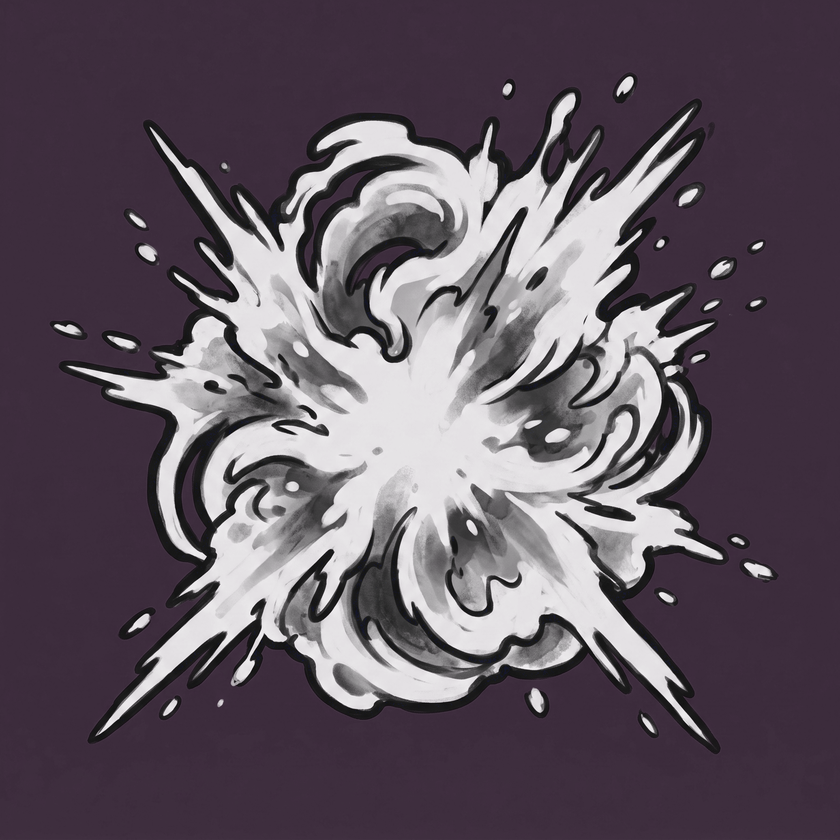
#> input picture projects/ashes-to-stars/art/out_p23_fx/fx_hit.png, 840 x 840 px, shrunk from 2048 x 2048 before the run
$ python optimize_fx_hit.py
#> lines starting #> are read from the running program, lines starting #| are printed output that depends on the picture; after the words box and inside, x2 and y2 are one past the last pixel; in counts of white or black regions, pixels touching at a corner belong together
### projects/ashes-to-stars/art/knock_bg.py
"""스프라이트 배경 제거 — 마젠타가 없어도 작동한다.

왜 생겼나(2026-08-18 실측, 클로드): spec_p22 첫 6장은 칸 안이 흰색·회색·남색이고
마젠타는 칸 사이 줄뿐이거나 아예 없었다. `chroma_key`는 #FF00FF만 지운다.
흰 배경을 '흰 픽셀 전부'로 지우면 할로우 가면(뼈색 흰색)이 같이 판다.

규칙:
  1. 마젠타(#FF00FF 근처)는 거리로 지운다(기존 크로마 + 디스필).
  2. 남은 불투명이 가장자리에 닿아 있고 그 색이 배경처럼 보이면, **가장자리에서만**
     같은 색을 따라 지운다. 검은 외곽선이 가면을 지킨다.
  3. 작은 덩어리(WALK L 같은 라벨)는 버린다.
  4. 너무 많이 지워지면 되돌린다 — 어두운 FX를 통째로 삼키지 않기 위해.
"""
from __future__ import annotations

from collections import deque

import numpy as np
from PIL import Image

CHROMA = np.array([255, 0, 255], dtype=np.int16)
CHROMA_TOL = 120
FLOOD_TOL = 32
LIGHT_L = 140          # 흰·밝은 회색 배경
MIN_KEEP_FRAC = 0.12   # 원래 불투명의 이 비율 아래로 내려가면 플러드 취소
SMALL_FRAC = 0.08      # 제일 큰 덩어리 대비 이보다 작으면 라벨


def _despill(rgb: np.ndarray, keep: np.ndarray) -> np.ndarray:
    r, g, b = rgb[..., 0], rgb[..., 1], rgb[..., 2]
    spill = np.minimum(r, b) - g
    hit = keep & (spill > 0)
    cap = g + np.maximum(0, (spill * 0.25).astype(np.int16))
    out = rgb.copy()
    out[..., 0] = np.where(hit, np.minimum(r, cap), r)
    out[..., 2] = np.where(hit, np.minimum(b, cap), b)
    return np.clip(out, 0, 255).astype(np.uint8)


def _chroma_mask(rgb: np.ndarray, tol: int = CHROMA_TOL) -> np.ndarray:
    d2 = ((rgb.astype(np.int32) - CHROMA.astype(np.int32)) ** 2).sum(axis=2)
    near = d2 < (tol * tol)
    # 힉스가 내는 '마젠타'는 #FF00FF가 아니라 분홍(184,63,145)인 경우가 많다.
    r = rgb[..., 0].astype(np.int16)
    g = rgb[..., 1].astype(np.int16)
    b = rgb[..., 2].astype(np.int16)
    pink = (r > 150) & (b > 120) & (g < np.minimum(r, b) - 25)
    return near | pink


# [31 lines left out: functions _checker_mask, _harsh_checker_mask, not called in this run]


def _corner_is_checker(rgb: np.ndarray) -> bool:
    h, w = rgb.shape[:2]
    p = min(14, h // 5 or 1, w // 5 or 1)
    boxes = ((0, 0, p, p), (0, w - p, p, w), (h - p, 0, h, p), (h - p, w - p, h, w))
    r = rgb[..., 0].astype(np.int16)
    g = rgb[..., 1].astype(np.int16)
    b = rgb[..., 2].astype(np.int16)
    gray = (np.abs(r - g) < 28) & (np.abs(g - b) < 28)
    L = (0.299 * r + 0.587 * g + 0.114 * b)
    for y0, x0, y1, x1 in boxes:
        sl = gray[y0:y1, x0:x1]
        if sl.size == 0:
            continue
        ll = L[y0:y1, x0:x1]
        light = float((sl & (ll > 160)).mean())
        dark = float((sl & (ll < 110)).mean())
        if light > 0.18 and dark > 0.18:
            return True
    return False


# [9 lines left out: function _center_has_mask, not called in this run]


def _corner_ref(rgb: np.ndarray, opaque: np.ndarray, patch: int = 8):
    """네 모서리의 불투명 픽셀 중앙값 = 배경색. 캐릭터가 중앙에 있으면 모서리는 배경이다."""
    h, w = opaque.shape
    p = min(patch, h // 4 or 1, w // 4 or 1)
    boxes = ((0, 0, p, p), (0, w - p, p, w), (h - p, 0, h, p), (h - p, w - p, h, w))
    chunks = []
    for y0, x0, y1, x1 in boxes:
        sl = opaque[y0:y1, x0:x1]
        if sl.any():
            chunks.append(rgb[y0:y1, x0:x1][sl].astype(np.int16))
    if not chunks:
        return None
    return np.median(np.concatenate(chunks, axis=0), axis=0)


def _flood_to_ref(rgb: np.ndarray, opaque: np.ndarray, ref: np.ndarray,
                  l1_tol: int) -> np.ndarray:
    """모서리 색(ref)에 가까운 픽셀만, 모서리에서 연결되면 배경."""
    h, w = opaque.shape
    l1 = np.abs(rgb.astype(np.int16) - ref.astype(np.int16)).sum(axis=2)
    allowed = opaque & (l1 <= l1_tol)
    if not allowed.any():
        return np.zeros((h, w), dtype=bool)
    bg = np.zeros((h, w), dtype=bool)
    q: deque[tuple[int, int]] = deque()
    for x in range(w):
        if allowed[0, x]:
            bg[0, x] = True
            q.append((0, x))
        if allowed[h - 1, x]:
            bg[h - 1, x] = True
            q.append((h - 1, x))
    for y in range(1, h - 1):
        if allowed[y, 0]:
            bg[y, 0] = True
            q.append((y, 0))
        if allowed[y, w - 1]:
            bg[y, w - 1] = True
            q.append((y, w - 1))
    while q:
        y, x = q.popleft()
        for ny, nx in ((y - 1, x), (y + 1, x), (y, x - 1), (y, x + 1)):
            if 0 <= ny < h and 0 <= nx < w and allowed[ny, nx] and not bg[ny, nx]:
                bg[ny, nx] = True
                q.append((ny, nx))
    return bg


def _labels(mask: np.ndarray) -> tuple[np.ndarray, int]:
    h, w = mask.shape
    lab = np.zeros((h, w), dtype=np.int32)
    n = 0
    ys, xs = np.where(mask)
    for y, x in zip(ys.tolist(), xs.tolist()):
        if lab[y, x]:
            continue
        n += 1
        q: deque[tuple[int, int]] = deque([(y, x)])
        lab[y, x] = n
        while q:
            cy, cx = q.popleft()
            for ny, nx in ((cy - 1, cx), (cy + 1, cx), (cy, cx - 1), (cy, cx + 1)):
                if 0 <= ny < h and 0 <= nx < w and mask[ny, nx] and lab[ny, nx] == 0:
                    lab[ny, nx] = n
                    q.append((ny, nx))
    return lab, n


def _drop_small(keep: np.ndarray) -> np.ndarray:
    lab, n = _labels(keep)
    if n <= 1:
        return keep
    counts = np.bincount(lab.ravel())
    counts[0] = 0
    biggest = int(counts.max())
    if biggest <= 0:
        return keep
    good = np.zeros(n + 1, dtype=bool)
    for i in range(1, n + 1):
        if counts[i] >= biggest * SMALL_FRAC:
            good[i] = True
    return good[lab]


def apply(img: Image.Image, crop: bool = False) -> Image.Image:
    """RGBA로 배경을 뺀다. crop=True면 내용 bbox로 자른다(단독 장)."""
    im = img.convert("RGBA")
    arr = np.asarray(im).copy()
    rgb = arr[..., :3]
    alpha = arr[..., 3]
    opaque0 = alpha > 0
    if not opaque0.any():
        return im

    mag = _chroma_mask(rgb)
    # 바둑판은 모서리가 바둑판일 때만. 가면(뼈색 큰 원)을 회색 바둑판으로 지우면 안 된다.
    chk = _checker_mask(rgb) | _harsh_checker_mask(rgb) if _corner_is_checker(rgb) else np.zeros(alpha.shape, dtype=bool)
    alpha = np.where(mag | chk, 0, alpha)
    rgb = _despill(rgb.astype(np.int16), alpha > 0)

    opaque = alpha > 0
    ref = _corner_ref(rgb, opaque)
    mag_frac = float(mag.mean())
    # 마젠타를 충분히 지웠으면 칸 안 배경은 이미 투명. 모서리에 남은 검은
    # 격자선을 따라가면 몸을 먹는다 → 플러드는 마젠타가 거의 없을 때만.
    if ref is not None and mag_frac < 0.08:
        ref_l = float(0.299 * ref[0] + 0.587 * ref[1] + 0.114 * ref[2])
        # 흰 배경은 가면(뼈색)과 가까우니 허용폭을 좁힌다. 외곽선이 막는다.
        l1_tol = 36 if ref_l >= LIGHT_L else FLOOD_TOL * 3
        bg = _flood_to_ref(rgb, opaque, ref, l1_tol)
        kept = opaque & ~bg
        if kept.any() and kept.mean() >= MIN_KEEP_FRAC * max(float(opaque0.mean()), 1e-6):
            alpha = np.where(bg, 0, alpha)

    keep = alpha > 0
    if keep.any():
        # 마젠타를 이미 지운 칸에서 종이 카드 휴리스틱을 돌리면
        # 어두운 몹 몸이 가장자리에 닿아 통째로 뚫린다(오너 22:03).
        if mag_frac < 0.15:
            keep = _drop_paper_blobs(rgb, keep)
        keep = _drop_small(keep)
        alpha = np.where(keep, alpha, 0)

    out = np.dstack([rgb, alpha.astype(np.uint8)])
    im = Image.fromarray(out, "RGBA")
    if crop:
        ys, xs = np.where(alpha > 0)
        if len(xs):
            im = im.crop((int(xs.min()), int(ys.min()), int(xs.max()) + 1, int(ys.max()) + 1))
    return im


def _drop_paper_blobs(rgb: np.ndarray, keep: np.ndarray) -> np.ndarray:
    """남은 흰 카드·바둑판 덩어리를 지운다. 초승달 베기(속이 빈 흰 덩어리)는 남긴다.

    2026-08-18 사고: 적용만 하고 화면을 안 보니 딜러 대시가 흰 사각형으로 떴다.
    """
    r = rgb[..., 0].astype(np.int16)
    g = rgb[..., 1].astype(np.int16)
    b = rgb[..., 2].astype(np.int16)
    sat = np.maximum(np.maximum(r, g), b) - np.minimum(np.minimum(r, g), b)
    L = 0.299 * r + 0.587 * g + 0.114 * b
    paper = keep & (sat < 28) & ((L > 200) | (L < 80))
    if not paper.any():
        return keep
    lab, n = _labels(paper)
    if n == 0:
        return keep
    counts = np.bincount(lab.ravel())
    out = keep.copy()
    for i in range(1, n + 1):
        if counts[i] < 20:
            out[lab == i] = False
            continue
        ys, xs = np.where(lab == i)
        bw = int(xs.max()) - int(xs.min()) + 1
        bh = int(ys.max()) - int(ys.min()) + 1
        area = int(counts[i])
        solid = area / max(1, bw * bh)
        ll = L[lab == i]
        mix = float(ll.std()) > 35
        paper = float(ll.mean()) > 210 and float(ll.std()) < 20 and solid > 0.72
        edge = (int(xs.min()) <= 2 or int(ys.min()) <= 2
                or int(xs.max()) >= keep.shape[1] - 3
                or int(ys.max()) >= keep.shape[0] - 3)
        if edge and (mix or paper):
            out[lab == i] = False
    return out


# [35 lines left out: functions strip_gray_checker, leftover_white_pct, apply_path, not called in this run]

### projects/ashes-to-stars/art/optimize_fx_hit.py
#!/usr/bin/env python3
"""기존 생성형 fx_hit를 투명 512px 런타임 심볼로 최적화한다.

새 그림을 다시 생성하지 않는다. P23 원본에 이미 검증된 배경 제거를 적용한 뒤,
실제 FxPool 표시 크기(높이 2유닛)에 맞춰 Lanczos 축소하고 투명 RGB를 정리한다.
"""
from pathlib import Path

from PIL import Image

import knock_bg


HERE = Path(__file__).resolve().parent
SOURCE = HERE / "out_p23_fx" / "fx_hit.png"
TARGET = HERE.parent / "unity" / "Assets" / "Resources" / "fx" / "fx_hit.png"
SIZE = 512


def build() -> Image.Image:
    image = knock_bg.apply(Image.open(SOURCE), crop=True)
    image.thumbnail((SIZE, SIZE), Image.Resampling.LANCZOS)
    canvas = Image.new("RGBA", (SIZE, SIZE), (0, 0, 0, 0))
    canvas.alpha_composite(image, ((SIZE - image.width) // 2, (SIZE - image.height) // 2))

    # 완전 투명 픽셀의 숨은 RGB를 비워 텍스처 압축 가장자리의 회색 번짐을 막는다.
    pixels = canvas.load()
    for y in range(SIZE):
        for x in range(SIZE):
            if pixels[x, y][3] == 0:
                pixels[x, y] = (0, 0, 0, 0)
    return canvas


def main() -> None:
    image = build()
#> in apply, im is the input picture: PIL image 840x840 RGBA; mean R, G, B, A 96.6, 86.2, 96.7, 255
#> in _chroma_mask, `d2 = ((rgb.astype(np.int32) - CHROMA.astype(np.int32)) ** 2).sum(axis=2)`:
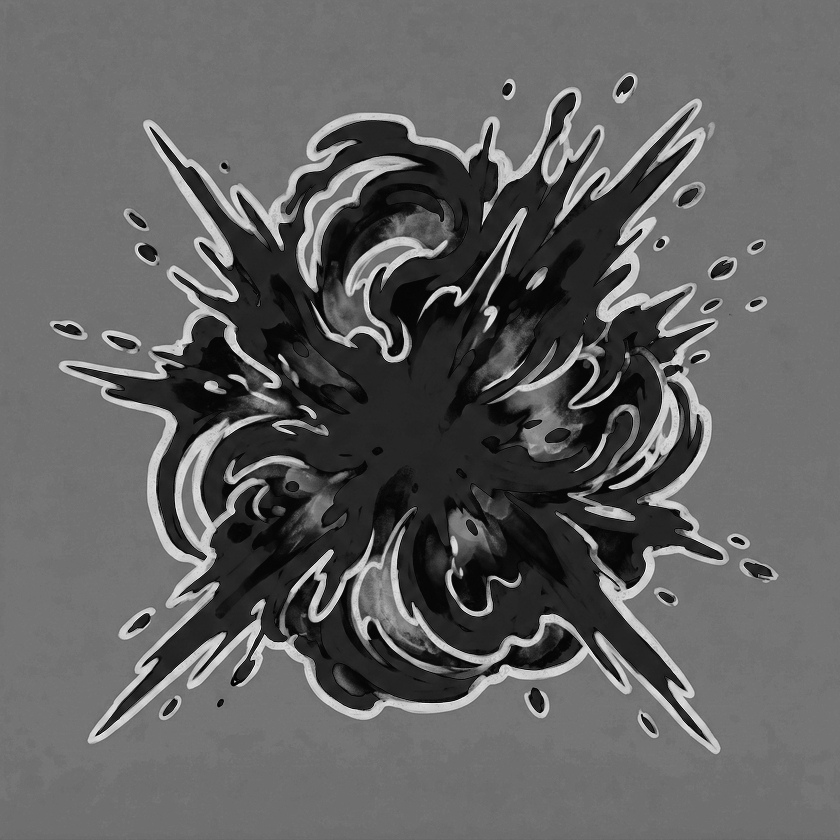
#> d2: shape (840, 840) int64; min 40347, max 123059, mean 72052.3; drawn with min black and max white
#> in _despill, `hit = keep & (spill > 0)`:
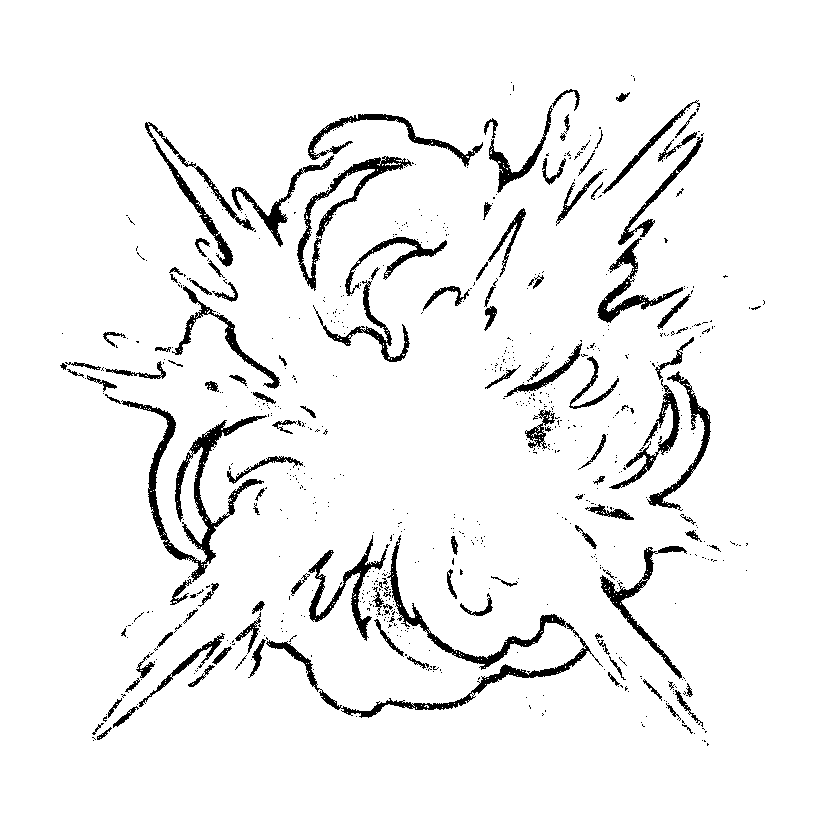
#> hit: shape (840, 840) bool; 94.4% white; 745 black regions (627 under 20 px), largest, box (x1, y1, x2, y2) and area: (266, 535, 603, 718) 4169, (121, 400, 267, 582) 3896, (297, 156, 412, 291) 1970
#> after the loop in _corner_ref, `for y0, x0, y1, x1 in boxes:`: chunks = 4 items
#> in apply, `ref = _corner_ref(rgb, opaque)`: ref = [49, 45, 49]
#> in apply, `mag_frac = float(mag.mean())`: mag_frac = 0
#> in apply, `ref_l = float(0.299 * ref[0] + 0.587 * ref[1] + 0.114 * ref[2])`: ref_l = 46.65
#> in apply, `l1_tol = 36 if ref_l >= LIGHT_L else FLOOD_TOL * 3`: l1_tol = 96
#> after the loop in _flood_to_ref, `for y in range(1, h - 1):`:
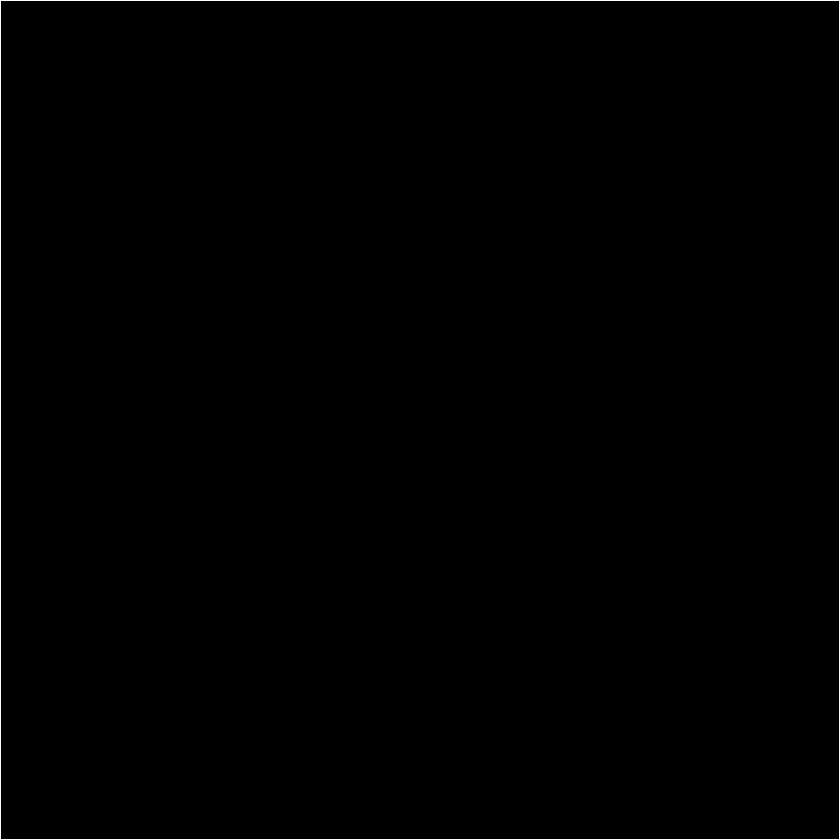
#> bg: shape (840, 840) bool; 0.48% white in thin lines or dots
#> the loop in _flood_to_ref, `while q:` made 485220 passes
#> (y, x) on passes 1 to 3: (0, 0), (839, 0), (0, 1)
#> the loop in _labels, `for y, x in zip(ys.tolist(), xs.tolist()):` made 147399 passes
#> (y, x) on passes 1 to 3: (75, 628), (75, 629), (75, 630)
#> after the loop in _labels, `for y, x in zip(ys.tolist(), xs.tolist()):`:
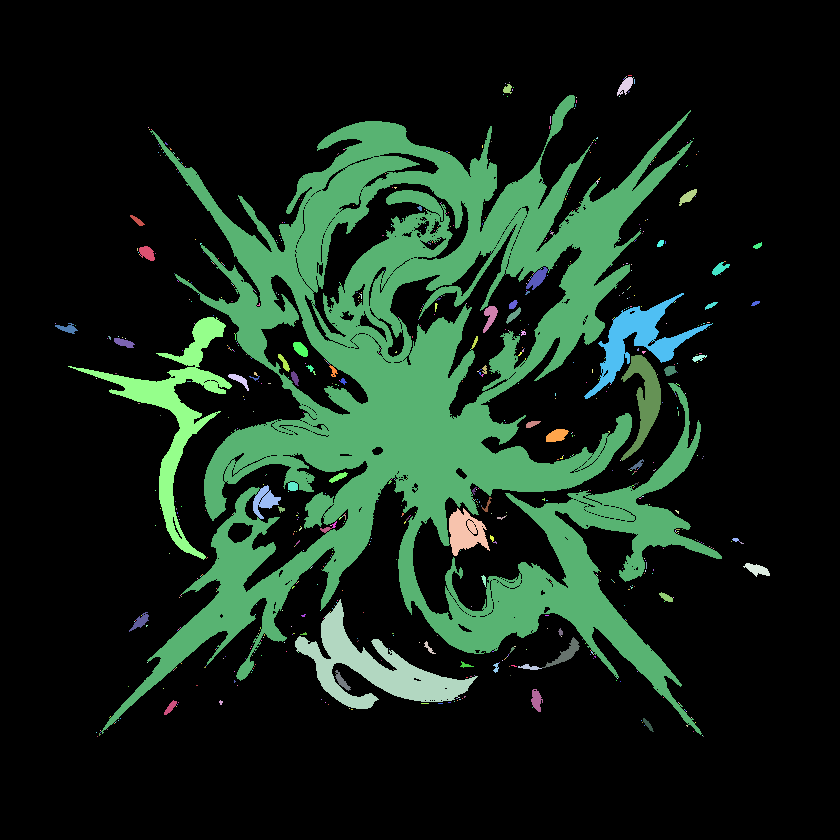
#> lab: shape (840, 840) int32; 804 distinct labels, from 0 to 803; one colour per label, 0 black
#> after the loop in _labels, `for y, x in zip(ys.tolist(), xs.tolist()):`: n = 803
#> in _drop_paper_blobs, `counts = np.bincount(lab.ravel())`: counts = 804 values, max 558201 at index 0, min 1 at index 2, mean 877.6
#> the loop in _drop_paper_blobs, `for i in range(1, n + 1):` made 803 passes
#> (bw, bh, area, solid) on passes 4, 11, 16: (16, 19, 163, 0.536), (9, 10, 59, 0.656), (621, 640, 122644, 0.309)
#> after the loop in _drop_paper_blobs, `for i in range(1, n + 1):`:
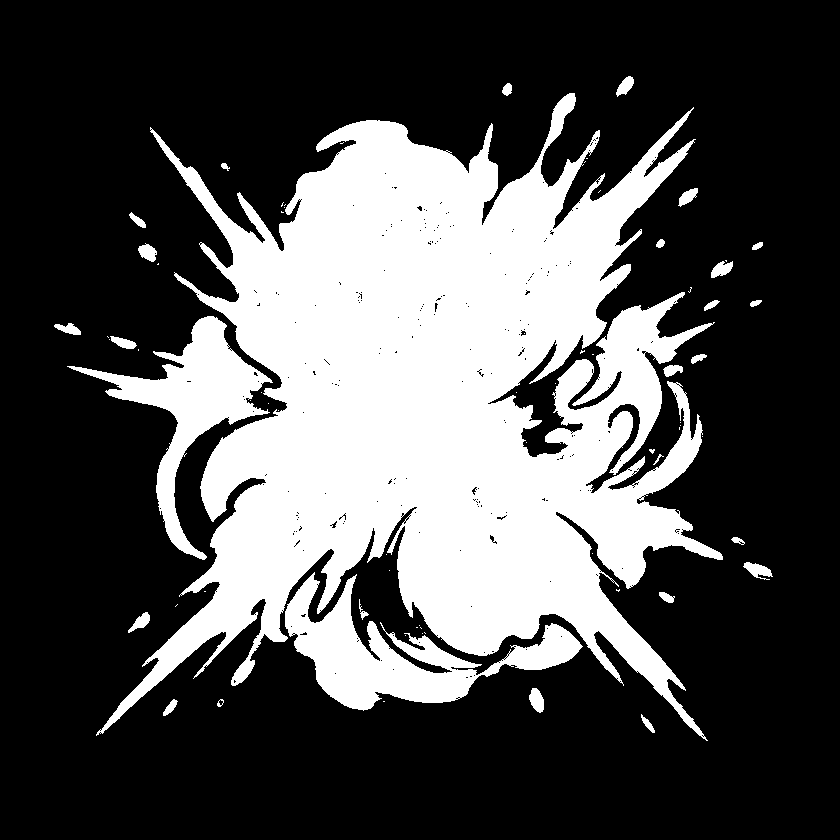
#> out: shape (840, 840) bool; 31.1% white; 70 white regions (42 under 20 px), largest, box (x1, y1, x2, y2) and area: (96, 93, 723, 741) 190487, (285, 572, 583, 711) 13819, (67, 316, 273, 560) 11449
#> the loop in _labels (call 2), `for y, x in zip(ys.tolist(), xs.tolist()):` made 219121 passes
#> (y, x) on passes 2 to 4: (76, 629), (76, 630), (77, 626)
#> after the loop in _labels (call 2), `for y, x in zip(ys.tolist(), xs.tolist()):`:
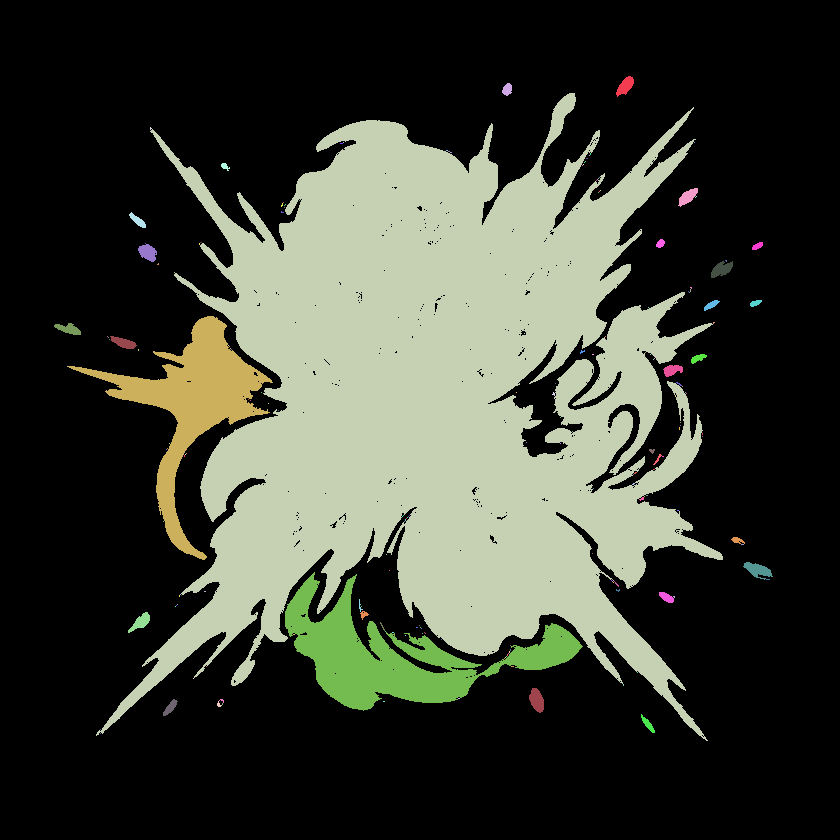
#> lab: shape (840, 840) int32; 194 distinct labels, from 0 to 193; one colour per label, 0 black
#> after the loop in _labels (call 2), `for y, x in zip(ys.tolist(), xs.tolist()):`: n = 193
#> in _drop_small, `counts = np.bincount(lab.ravel())`: counts = 194 values, max 486479 at index 0, min 1 at index 5, mean 3637.1
#> in _drop_small, `biggest = int(counts.max())`: biggest = 190360
    TARGET.parent.mkdir(parents=True, exist_ok=True)
    image.save(TARGET, optimize=True)
    alpha = image.getchannel("A")
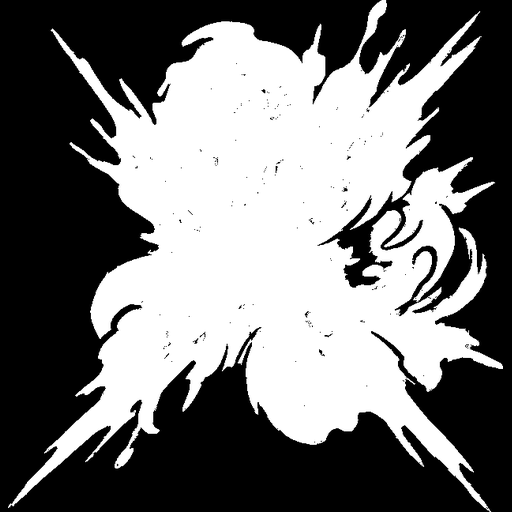
#> alpha: PIL image 512x512 L; min 0, max 255, mean 115.5
    histogram = alpha.histogram()
#> histogram = 256 values, max 133678 at index 0, min 16 at index 50, mean 1024
    clear = sum(histogram[:16])
#> clear = 140008
    solid = sum(histogram[241:])
#> solid = 114914
    print(f"→ {TARGET.name} {image.size[0]}×{image.size[1]} clear={clear} solid={solid}")
#| → fx_hit.png 512×512 clear=140008 solid=114914


if __name__ == "__main__":
    main()
